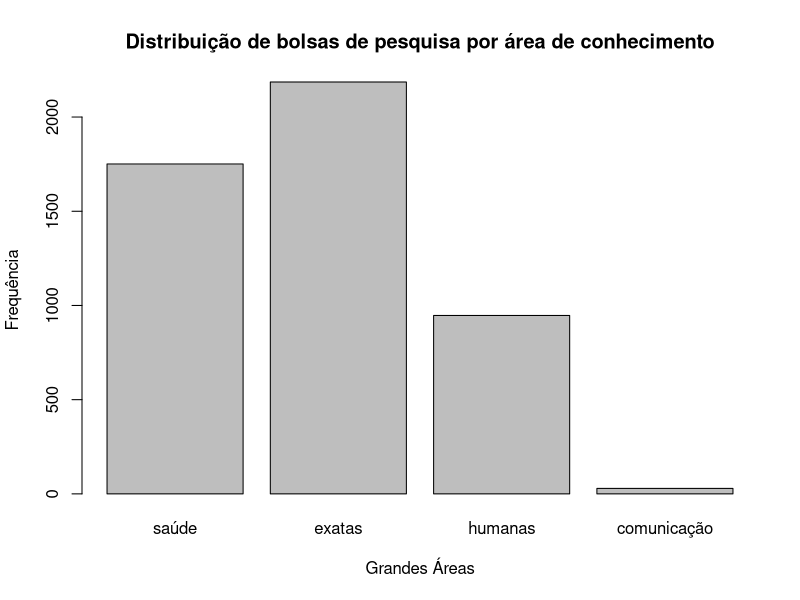
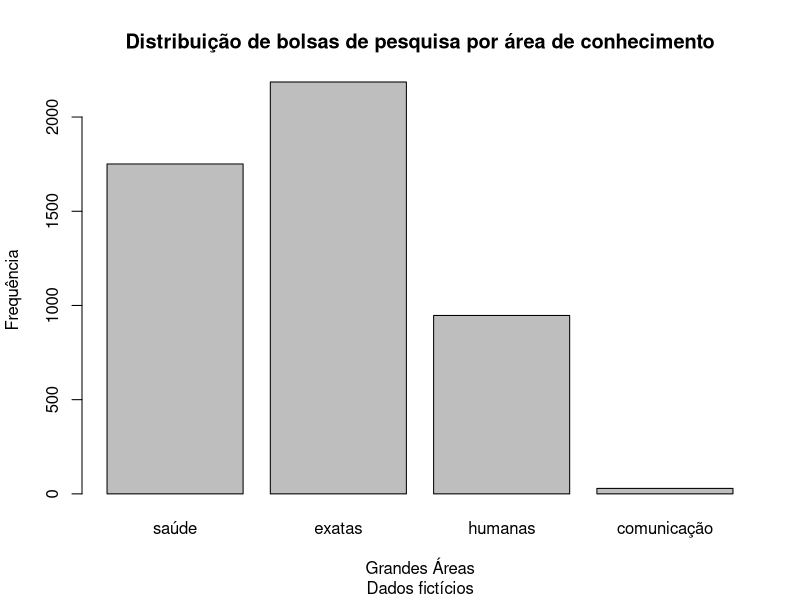
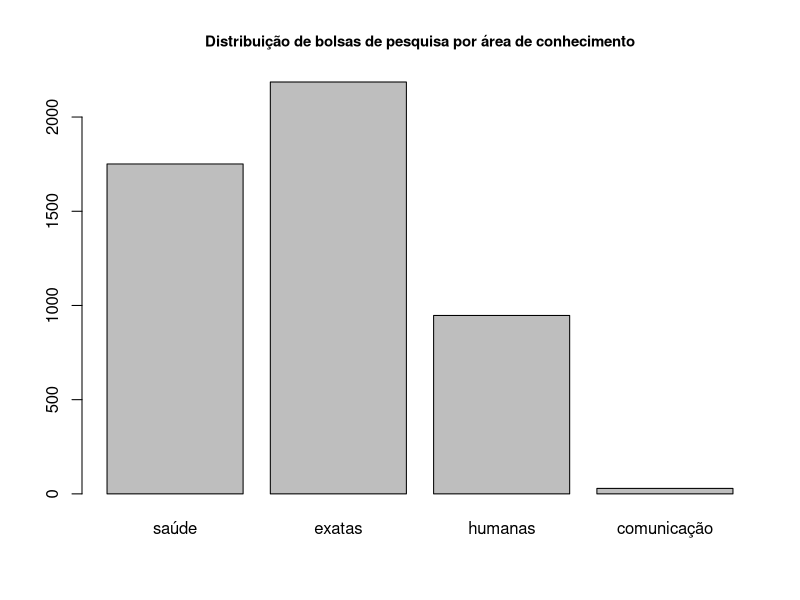
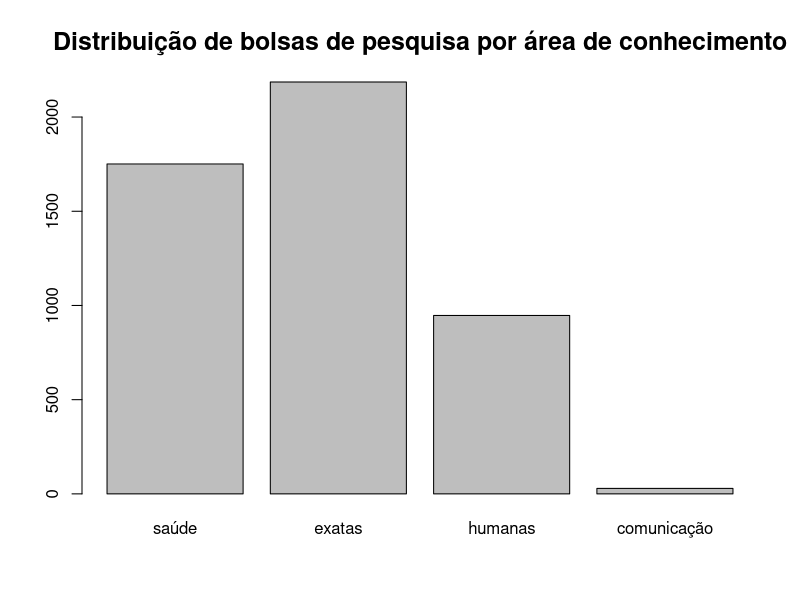
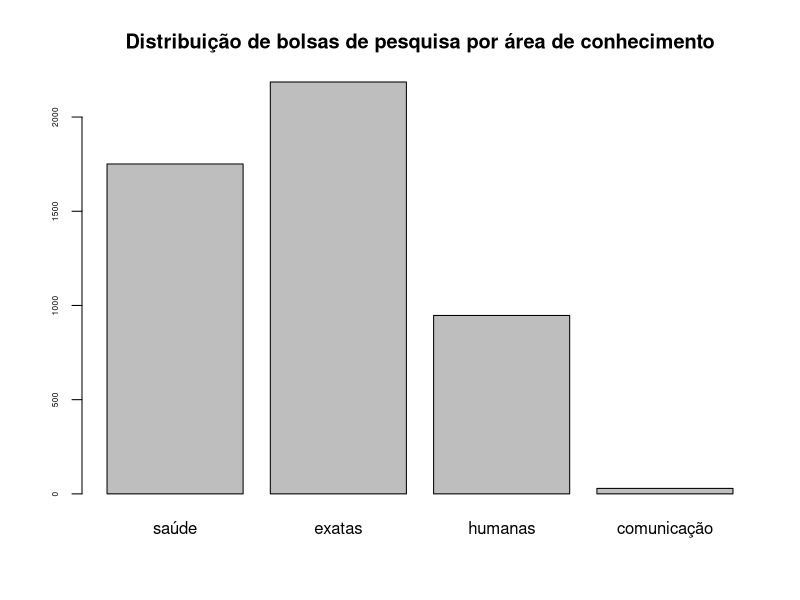
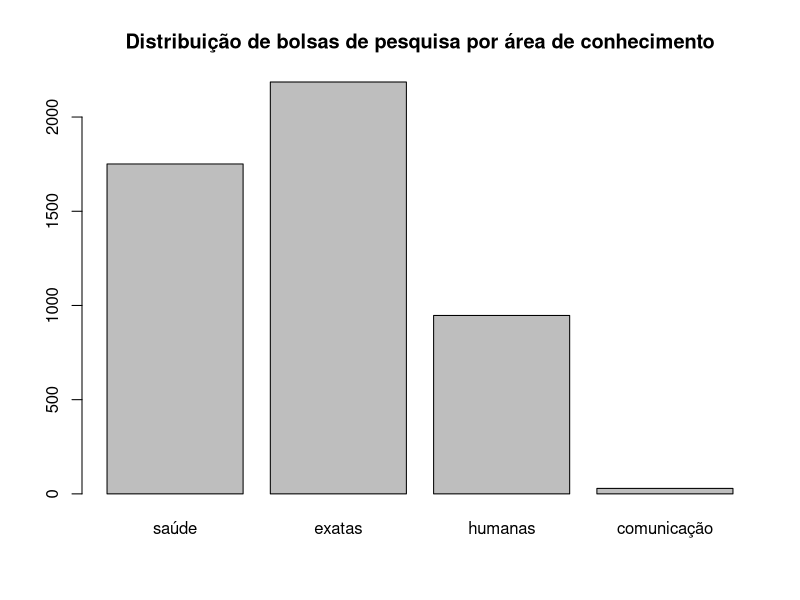
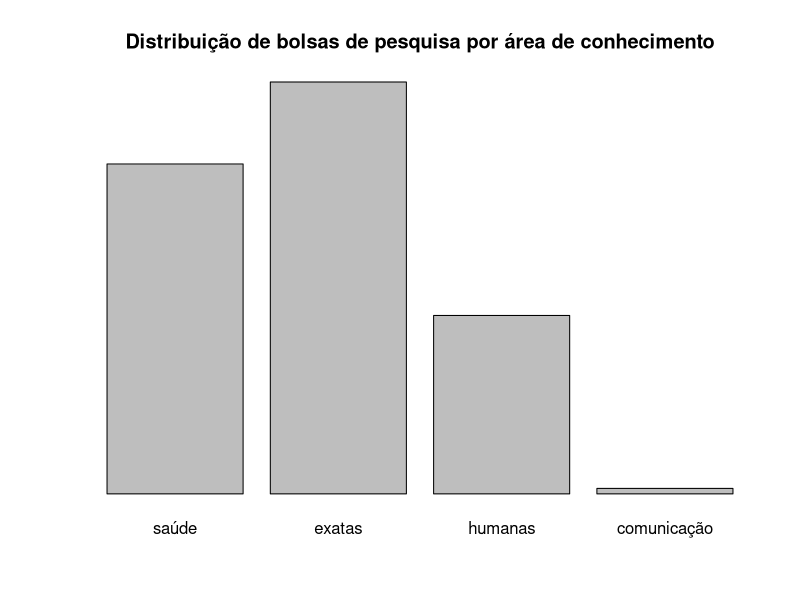
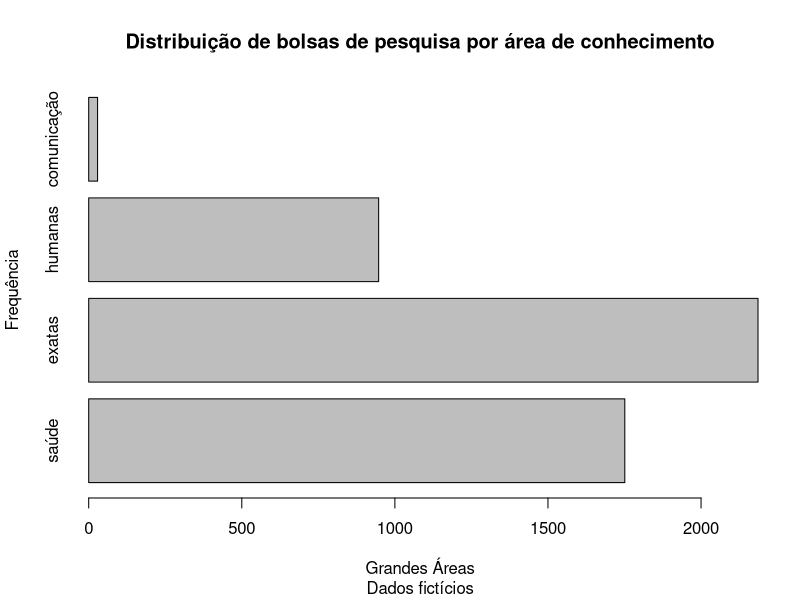

Recreate these plots in R, in order.
## ---- chunk 1
#Script Gráfico de Barras sem subtítulo
x <- c("saúde", "exatas", "humanas", "comunicação")
 
ya <- c(1751, 2186, 947, 29)
yb <- c(2528, 2132, 1843, 280)
barplot(ya, names.arg=x, main="Distribuição de bolsas de pesquisa por área de conhecimento", xlab="Grandes Áreas", ylab="Frequência")
## ---- chunk 2
#Script Gráfico de Barras com subtítulo

x <- c("saúde", "exatas", "humanas", "comunicação")
ya <- c(1751, 2186, 947, 29)
barplot(ya, names.arg=x, main="Distribuição de bolsas de pesquisa por área de conhecimento", xlab="Grandes Áreas", ylab="Frequência", sub="Dados fictícios")
## ---- chunk 3
barplot(ya, names.arg=x, main="Distribuição de bolsas de pesquisa por área de conhecimento", cex.main=0.9)
## ---- chunk 4
barplot(ya, names.arg=x, main="Distribuição de bolsas de pesquisa por área de conhecimento", cex.main=1.5)
## ---- chunk 5
barplot(ya, names.arg=x, main="Distribuição de bolsas de pesquisa por área de conhecimento", cex.axis=0.5)
## ---- chunk 6
barplot(ya, names.arg=x, main="Distribuição de bolsas de pesquisa por área de conhecimento", cex.lab=0.5)
## ---- chunk 7
barplot(ya, names.arg=x, main="Distribuição de bolsas de pesquisa por área de conhecimento", axes=F)
## ---- chunk 8
x <- c("saúde", "exatas", "humanas", "comunicação")
ya <- c(1751, 2186, 947, 29)
barplot(ya, names.arg=x, main="Distribuição de bolsas de pesquisa por área de conhecimento", xlab="Grandes Áreas", ylab="Frequência", sub="Dados fictícios", horiz=T)
## ---- chunk 9
barplot(ya, names.arg=x, main="Distribuição de bolsas de pesquisa por área de conhecimento", xlab="Grandes Áreas", ylab="Frequência", sub="Dados fictícios", density=10)
## ---- chunk 10
barplot(ya, names.arg=x, main="Distribuição de bolsas de pesquisa por área de conhecimento", xlab="Grandes Áreas", ylab="Frequência", sub="Dados fictícios", density=10, angle=90)
## ---- chunk 11
barplot(ya, names.arg=x, main="Distribuição de bolsas de pesquisa por área de conhecimento", xlab="Grandes Áreas", ylab="Frequência", sub="Dados fictícios", col="aquamarine2")
## ---- chunk 12
barplot(ya, names.arg=x, main="Distribuição de bolsas de pesquisa por área de conhecimento", xlab="Grandes Áreas", ylab="Frequência", sub="Dados fictícios", col=c(1, 2, 3, 4))
## ---- chunk 13
barplot(ya, names.arg=x, main="Distribuição de bolsas de pesquisa por área de conhecimento", xlab="Grandes Áreas", ylab="Frequência", sub="Dados fictícios", col=rgb(1, 0.5, 0))
## ---- chunk 14
barplot(ya, names.arg=x, main="Distribuição de bolsas de pesquisa por área de conhecimento", xlab="Grandes Áreas", ylab="Frequência", sub="Dados fictícios", border=NA)
## ---- chunk 15
barplot(ya, names.arg=x, main="Distribuição de bolsas de pesquisa por área de conhecimento", xlab="Grandes Áreas", ylab="Frequência", sub="Dados fictícios", density=10, border=NA)
## ---- chunk 16
barplot(ya, names.arg=x, main="Distribuição de bolsas de pesquisa por área de conhecimento", xlab="Grandes Áreas", ylab="Frequência", sub="Dados fictícios", density=10, col=5, border=T)
## ---- chunk 17
#Script Gráfico de Barras para duas variáveis

x <- c("saúde", "exatas", "humanas", "comunicação")
ya <- c(1751, 2186, 947, 29)
yb <- c(2528, 2132, 1843, 280)
Y <- matrix(c(ya,yb), nrow=4, ncol=2, dimnames=list(x, c("Intituição A", "Instituição B")))
barplot(Y, main="Distribuição de bolsas de pesquisa por área de conhecimento", xlab="Grandes Áreas", ylab="Frequência")
## ---- chunk 18
#Script Gráfico de Barras para duas variáveis sem empilhamento

x <- c("saúde", "exatas", "humanas", "comunicação")
ya <- c(1751, 2186, 947, 29)
yb <- c(2528, 2132, 1843, 280)
Y <- matrix(c(ya,yb), nrow=4, ncol=2, dimnames=list(x, c("Intituição A", "Instituição B")))
barplot(Y, main="Distribuição de bolsas de pesquisa por área de conhecimento", xlab="Grandes Áreas", ylab="Frequência", beside=T)
## ---- chunk 19
#Script Gráfico de Barras para duas variáveis com legenda

x <- c("saúde", "exatas", "humanas", "comunicação")
ya <- c(1751, 2186, 947, 29)
yb <- c(2528, 2132, 1843, 280)
Y <- matrix(c(ya,yb), nrow=4, ncol=2, dimnames=list(x, c("Intituição A", "Instituição B")))
barplot(Y, main="Distribuição de bolsas de pesquisa por área de conhecimento", xlab="Grandes Áreas", ylab="Frequência", beside=T, legend.text=rownames(Y), sub="Fonte: Dados fictícios")
## ---- chunk 20
barplot(Y, main="Distribuição de bolsas de pesquisa por área de conhecimento", xlab="Grandes Áreas", ylab="Frequência", beside=T, legend.text=rownames(Y), sub="Fonte: Dados fictícios", ylim=c(0, 4000))
## ---- chunk 21
#Script Básico para gráfico de setores

frota <- c(151882, 19627, 8058,1895, 3201, 1969, 1268)
names(frota) <- c("automóveis", "motocicletas", "caminhonetes", "motonetas", "ônibus", "caminhões", "outros")
pie(frota)
## ---- chunk 22
#Script para gráfico de setores com título e legenda

frota <- c(151882, 19627, 8058,1895, 3201, 1969, 1268)
names(frota) <- c("automóveis", "motocicletas", "caminhonetes", "motonetas", "ônibus", "caminhões", "outros")
porc <- round(frota*100/sum(frota), 2) #arredonda a porcentagem para 2 dígitos significativos)
rotulos <- paste("(",porc,"%)", sep="")
pie(frota, main="Frota 2009 - Niterói_RJ", labels=rotulos, col=rainbow(7))
legend(1, 1, names(frota), col=rainbow(7), pch=rep(20,6))
## ---- chunk 23
rotulos <- paste(names(frota),"(",porc,"%)", sep="")
pie(frota, main="Frota 2009 - Niterói_RJ", labels=rotulos, cex=0.7, col=rainbow(7))
## ---- chunk 24
pie(frota, main="Frota 2009 - Niterói_RJ", cex.main=1.2)
## ---- chunk 25
pie(frota, cex=0.9)
## ---- chunk 26
pie(frota, main="Frota 2009 - Niterói_RJ", init.angle=180)
## ---- chunk 27
data(mtcars)
mtcars[1:6,] #visualizando parte dos dados até a sexta linha
## ---- chunk 28
attach(mtcars)
hist(mpg)
## ---- chunk 29
hist(mpg, freq=FALSE)
## ---- chunk 30
hist(mpg, density=30)
## ---- chunk 31
hist(mpg, density=1, angle=80)
## ---- chunk 32
hist(mpg, col=c("blue", "red", "orange", "green", "pink"))
## ---- chunk 33
hist(mpg, border=c("blue", "red", "orange", "green", "pink"))
## ---- chunk 34
hist(mpg, col=c("blue", "red", "orange", "green", "pink"), border=FALSE)
## ---- chunk 35
hist(mpg, main="Histograma de milhas por galão", xlab="MPG", ylab="Frequência")
## ---- chunk 36
hist(mpg, breaks=3)
## ---- chunk 37
stem(mpg)
## ---- chunk 38
#Script para BoxPlot simples

data(rock)
attach(rock)
boxplot(shape)
## ---- chunk 39
boxplot(shape, main="BoxPlot do formato da pedra", ylab="perimetro/sqrt(area)")
## ---- chunk 40
boxplot(shape, range=0)
## ---- chunk 41
boxplot(shape, outline=FALSE)
## ---- chunk 42
data(PlantGrowth)
attach(PlantGrowth)
boxplot(weight~group)
title("Boxplot para rendimento de plantas segundo o tratamento", xlab="tratamento", ylab="peso")
## ---- chunk 43
x1 <- c(2, 3, 4, 4, 5, 6, 8, 9, 7, 7, 7, 7, 6)
x2 <- c(1, 1, 1, 1, 2, 3, 4, 3, 2, 3, 4, 5, 6, 3, 4, 3, 2, 2, 2, 3, 4, 5, 6, 3, 2, 1, 1, 1, 2, 3, 4)
boxplot(x1, x2, varwidth=TRUE)
## ---- chunk 44
boxplot(x1, x2, names=c("grupo1", "grupo2"))
## ---- chunk 45
boxplot(x1, x2, boxwex=0.3)
## ---- chunk 46
boxplot(x1, x2, staplewex=0.1)
## ---- chunk 47
boxplot(shape, border="red")
## ---- chunk 48
boxplot(shape, col="blue")
## ---- chunk 49
boxplot(shape, horizontal= TRUE, main="BoxPlot do formato da pedra", xlab="valor")
## ---- chunk 50
boxplot.stats(shape)
## ---- chunk 51
#Script para gráfico de dispersão

data(Orange)
attach(Orange)
#Vamos considerar os 7 primeiros valores que correspondem a uma única árvore:
plot(age[1:7], circumference[1:7], xlab="idade em dias", ylab="circunferência em mm", main="Dispersão entre idade e circunferência")
## ---- chunk 52
#Script para gráfico de dispersão com reta de regressão

plot(age[1:7], circumference[1:7], xlab="idade em dias", ylab="circunferência em mm", main="Dispersão entre idade e circunferência do tronco de pés de laranjeiras")
abline( lm (circumference[1:7]~age[1:7]), col=2) #acrescenta a reta de regressão na cor vermelha (col=2).
text(450, 100, "reta de regressão") # acrescenta o texto entre aspas na posição x=450 e y=100.
## ---- chunk 53
plot(age[1:7], circumference[1:7], lwd=4) #Teste vários números para ver a diferença.
## ---- chunk 54
plot(age[1:7], circumference[1:7], pch=8) #Teste vários números para ver a diferença.
## ---- chunk 55
plot(age[1:7], circumference[1:7], pch=1:7)
## ---- chunk 56
plot(age[1:7], circumference[1:7], pch="@")
plot(age[1:7], circumference[1:7], pch="&")
## ---- chunk 57
plot(age[1:7], circumference[1:7], lwd=4, col="orange")
## ---- chunk 58
plot(age[1:7], circumference[1:7], sub="Desde 1968")
## ---- chunk 59
plot(age[1:7], circumference[1:7], sub="Desde 1968")
text(400, 80, "Isso aqui pode ser escrito aqui")
## ---- chunk 60
plot(age[1:7], circumference[1:7], xlim=range(100:1600), ylim=range(20:180))
## ---- chunk 61
#Script para 6 gráficos de dispersão em uma única janela

par(mfrow=c(2, 3)) #assim podemos fazer 6 gráficos em 2 linhas e 3 colunas.
plot(age[Tree==1], circumference[Tree==1], xlab="idade", ylab="circumferência", sub="árvore1")
plot(age[Tree==2], circumference[Tree==1], xlab="idade", ylab="circumferência", sub="árvore2")
plot(age[Tree==3], circumference[Tree==1], xlab="idade", ylab="circumferência", sub="árvore3")
plot(age[Tree==4], circumference[Tree==1], xlab="idade", ylab="circumferência", sub="árvore4")
plot(age[Tree==5], circumference[Tree==1], xlab="idade", ylab="circumferência", sub="árvore5")
plot(age, circumference, xlab="idade", ylab="circumferência", sub="árvores")
## ---- chunk 62
#Script para gráfico de linhas, duas funções no mesmo gráfico

x <- 0:20
y <- x**3
plot(c(0,20), c(-8000, 8000), type="n", xlab=NA, ylab=NA)
lines(x, y)
lines(x, -y, col="red")
title("Gráfico de duas funções", xlab="valores de x", ylab="valores de y")
## ---- chunk 63
#Script para gráfico de linha

mes <- 1:12
temperatura <- c(-5.44, -5.17, 0.11, 6.89, 12.67, 17.94, 20.44, 19.5, 15.67, 9.72, 4.06, -2.56)
plot(mes, temperatura, type="l")
title("Gráfico da temperatura ao longo dos meses")
## ---- chunk 64
plot(mes, temperatura, type="b")
title("Gráfico da temperatura ao longo dos meses")
## ---- chunk 65
#Script para plotar duas séries temporais em gráfico de linha 

ano <- 2001:2009
tri1 <- c(72.8, 66.2, 69.2, 65.9, 62.4, 67.8, 61.3, 68.5, 70.4)
tri2 <- c(60.6, 53.7, 55.3, 56.7, 56.4, 57.8, 57.5, 59.8, 63.3)
plot(ano, tri1, type="l",main="Taxa de ocupação por trimestre dos hotéis - Município do Rio de Janeiro", xlab="ano", ylab="Taxa de ocupação %", col="blue", ylim=c(50,80))
lines(ano, tri2, col="red")
## ---- chunk 66
#Script para plotar duas séries temporais em gráfico de linha com legenda

plot(ano, tri1, type="b", main="Taxa de ocupação por trimestre dos hotéis - Município do Rio de Janeiro", xlab="ano", ylab="Taxa de ocupação %", col="blue", ylim=c(50,80))
lines(ano, tri2, col="red", type="b")
legend(2007, 80, c("1o.trim", "2o.trim"), col=c("blue", "red"), pch=rep(20,2))
## ---- chunk 67
#Script para o gráfico da Distribuição Normal

curve(dnorm(x), xlim=c(-4,4), main="Distribuição Normal Padrão", ylab="Densidade")
## ---- chunk 68
rnorm(50, mean=2, sd=sqrt(3)) #amostra de 50 número extraídos de uma distribuição normal com média = 2, variância = 3.
rnorm(20) #amostra de tamanho 20 da distribuição normal padrão, média = 0 e variância =1.
## ---- chunk 69
set.seed(1112); rnorm(4)
## ---- chunk 70
set.seed(1112); hist(rnorm(500, mean=2, sd=sqrt(4)), freq=FALSE)
## ---- chunk 71
set.seed(1112); hist(rnorm(500, mean=2, sd=sqrt(4)), freq=FALSE)
set.seed(1112); curve(dnorm(x, mean=2, sd=sqrt(4)), col=2, lty=2, lwd=2, add=TRUE)
## ---- chunk 72
curve(dnorm(x, mean=1, sd=sqrt(2)), lwd=2, from=-6, to=17)
curve(dnorm(x, mean=10, sd=sqrt(2)), col=2, lwd=2, add=T)

# Adicionando legenda e título ao gráfico:
legend('topright', legend=c(expression(mu==1), expression(mu==10)), text.col=c(1,2), cex=1.5)
title("Comparando a distribuição normal com médias diferentes")
## ---- chunk 73
curve(dnorm(x,mean=4, sd=sqrt(3)), lwd=2, from=-15, to=25)
curve(dnorm(x, mean=4, sd=sqrt(20)), col=2, lwd=2, add=T)
legend('topright', legend=c(expression(sigma^2==3), expression(sigma^2==20)), text.col=c(1,2), cex=1.5)
title("Comparando a distribuição normal com variâncias diferentes")
